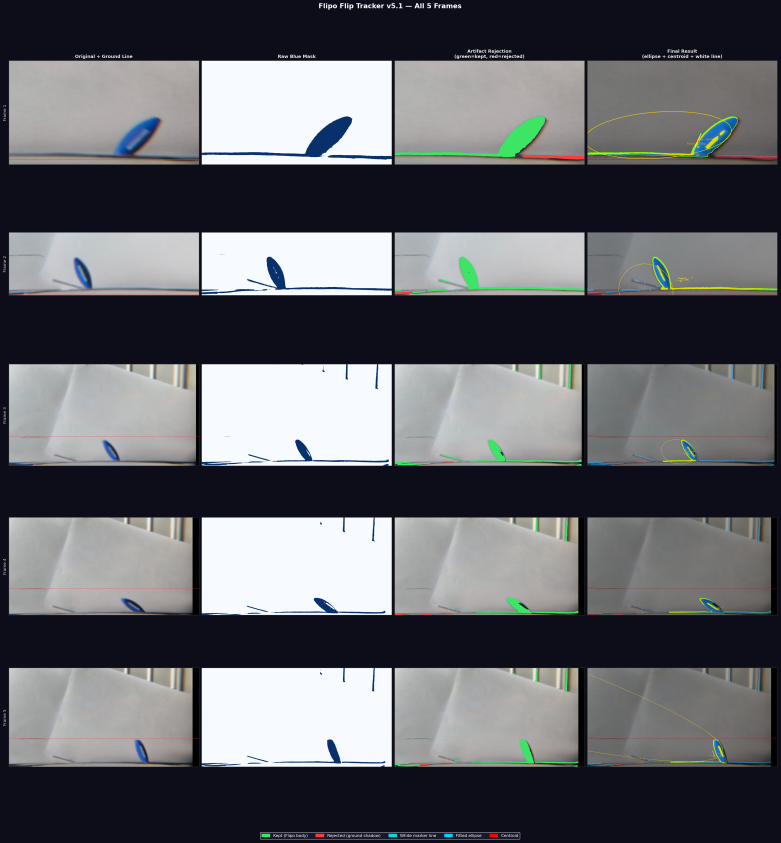
#> input picture Video_Analysis/04_Code/Blue_Video_Analysis/Flipo_v5_all_frames.png, 3122 x 3370 px (shown at 1/4 size); its folder holds only this picture in this run
$ python reproduce_blue_workflow.py --input-dir .
#> lines starting #> are read from the running program, lines starting #| are printed output that depends on the picture; after the words box and inside, x2 and y2 are one past the last pixel; in counts of white or black regions, pixels touching at a corner belong together
from __future__ import annotations

import argparse
import re
from dataclasses import dataclass
from pathlib import Path
from typing import Dict, List, Optional, Sequence, Tuple

import cv2
import numpy as np


IMAGE_EXTENSIONS = {".png", ".jpg", ".jpeg", ".bmp", ".tif", ".tiff", ".webp"}


STAGE_LABELS = [
    "Original",
    "CLAHE",
    "Blue Mask",
    "Morphology",
    "CC Reject",
    "Thickness Fix",
    "White Mask",
    "Final",
]


@dataclass
class FrameMetrics:
    source_path: Path
    ground_y: int
    blue_area: int
    morph_area: int
    kept_area: int
    rejected_area: int
    stripped_area: int
    white_area: int
    component_count: int
    centroid: Optional[Tuple[int, int]]
    ellipse_angle: Optional[float]
    marker_angle: Optional[float]
    body_found: bool
    ellipse_found: bool
    marker_found: bool


@dataclass
class FrameArtifacts:
    original: np.ndarray
    clahe: np.ndarray
    blue_mask: np.ndarray
    morph_mask: np.ndarray
    cc_overlay: np.ndarray
    thickness_overlay: np.ndarray
    white_overlay: np.ndarray
    final_overlay: np.ndarray
    metrics: FrameMetrics


def natural_key(path: Path) -> List[object]:
    parts = re.split(r"(\d+)", path.name)
    key_parts: List[object] = []
    for part in parts:
        if part.isdigit():
            key_parts.append(int(part))
        else:
            key_parts.append(part.lower())
    return key_parts


def ensure_bgr(image: np.ndarray) -> np.ndarray:
    if image.ndim == 2:
        return cv2.cvtColor(image, cv2.COLOR_GRAY2BGR)
    if image.shape[2] == 4:
        return cv2.cvtColor(image, cv2.COLOR_BGRA2BGR)
    return image


def read_image_bgr(source_path: Path) -> np.ndarray:
    raw_bytes = np.fromfile(str(source_path), dtype=np.uint8)
    if raw_bytes.size == 0:
        raise FileNotFoundError(f"Cannot read image bytes: {source_path}")
    image = cv2.imdecode(raw_bytes, cv2.IMREAD_COLOR)
#> image is the input picture: shape (3370, 3122, 3); mean B, G, R 105.2, 99.4, 98
    if image is None:
        raise FileNotFoundError(f"Cannot decode image: {source_path}")
    return image


def resize_with_padding(image: np.ndarray, target_width: int, target_height: int) -> np.ndarray:
    image = ensure_bgr(image)
    source_height, source_width = image.shape[:2]
    scale_factor = min(target_width / max(source_width, 1), target_height / max(source_height, 1))
    resized_width = max(1, int(round(source_width * scale_factor)))
    resized_height = max(1, int(round(source_height * scale_factor)))
    interpolation = cv2.INTER_AREA if scale_factor < 1.0 else cv2.INTER_CUBIC
    resized = cv2.resize(image, (resized_width, resized_height), interpolation=interpolation)

    canvas = np.zeros((target_height, target_width, 3), dtype=np.uint8)
    canvas[:] = (18, 18, 22)
    offset_x = (target_width - resized_width) // 2
    offset_y = (target_height - resized_height) // 2
    canvas[offset_y : offset_y + resized_height, offset_x : offset_x + resized_width] = resized
    return canvas


def draw_text_outline(
    image: np.ndarray,
    text: str,
    origin: Tuple[int, int],
    font_scale: float = 0.52,
    text_color: Tuple[int, int, int] = (255, 255, 255),
    thickness: int = 1,
) -> None:
    cv2.putText(
        image,
        text,
        origin,
        cv2.FONT_HERSHEY_SIMPLEX,
        font_scale,
        (0, 0, 0),
        thickness + 2,
        cv2.LINE_AA,
    )
    cv2.putText(
        image,
        text,
        origin,
        cv2.FONT_HERSHEY_SIMPLEX,
        font_scale,
        text_color,
        thickness,
        cv2.LINE_AA,
    )


def make_labeled_panel(
    image: np.ndarray,
    label: str,
    panel_width: int,
    panel_height: int,
    footer_text: Optional[str] = None,
) -> np.ndarray:
    label_height = 30
    content_height = panel_height - label_height
    content = resize_with_padding(image, panel_width, content_height)

    panel = np.zeros((panel_height, panel_width, 3), dtype=np.uint8)
    panel[:] = (12, 12, 16)
    panel[label_height:, :] = content
    cv2.rectangle(panel, (0, 0), (panel_width - 1, label_height - 1), (34, 34, 44), -1)
    cv2.rectangle(panel, (0, 0), (panel_width - 1, panel_height - 1), (90, 90, 110), 1)
    draw_text_outline(panel, label, (8, 21), font_scale=0.5)
    if footer_text:
        draw_text_outline(panel, footer_text, (8, panel_height - 8), font_scale=0.4)
    return panel


def apply_clahe(image_bgr: np.ndarray) -> np.ndarray:
    lab_image = cv2.cvtColor(image_bgr, cv2.COLOR_BGR2LAB)
#> lab_image: shape (3370, 3122, 3); mean of channels 0, 1, 2 101.2, 128.7, 124.3
    light_channel, a_channel, b_channel = cv2.split(lab_image)
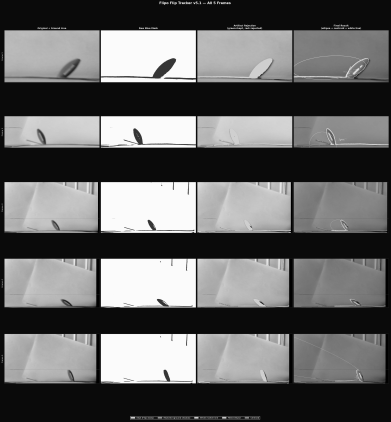
#> light_channel: shape (3370, 3122) (shown at 1/8 size); min 0, max 255, mean 101.2
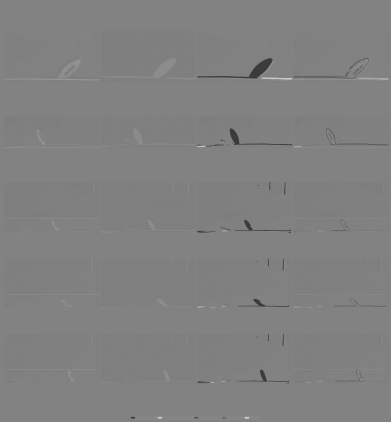
#> a_channel: shape (3370, 3122) (shown at 1/8 size); min 48, max 208, mean 128.7
    clahe = cv2.createCLAHE(clipLimit=3.0, tileGridSize=(8, 8))
    light_enhanced = clahe.apply(light_channel)
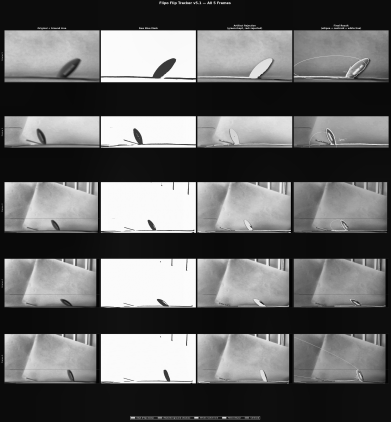
#> light_enhanced: shape (3370, 3122) (shown at 1/8 size); min 2, max 255, mean 100.1
    return cv2.cvtColor(cv2.merge([light_enhanced, a_channel, b_channel]), cv2.COLOR_LAB2BGR)


def detect_ground_line(image_bgr: np.ndarray) -> int:
    height = image_bgr.shape[0]
    gray_image = cv2.cvtColor(image_bgr, cv2.COLOR_BGR2GRAY)
    edge_image = cv2.Canny(gray_image, 30, 100)
    search_top = int(height * 0.60)
    row_strength = np.sum(edge_image[search_top:, :], axis=1)
    if row_strength.size == 0 or int(np.max(row_strength)) <= 0:
        return int(height * 0.92)
    return search_top + int(np.argmax(row_strength))


def build_blue_mask(enhanced_bgr: np.ndarray) -> np.ndarray:
    hsv_image = cv2.cvtColor(enhanced_bgr, cv2.COLOR_BGR2HSV)
#> hsv_image: shape (3370, 3122, 3); mean H, S, V 87.8, 72.9, 106.5
    lower_blue = np.array([85, 40, 40], dtype=np.uint8)
    upper_blue = np.array([140, 255, 255], dtype=np.uint8)
    return cv2.inRange(hsv_image, lower_blue, upper_blue)
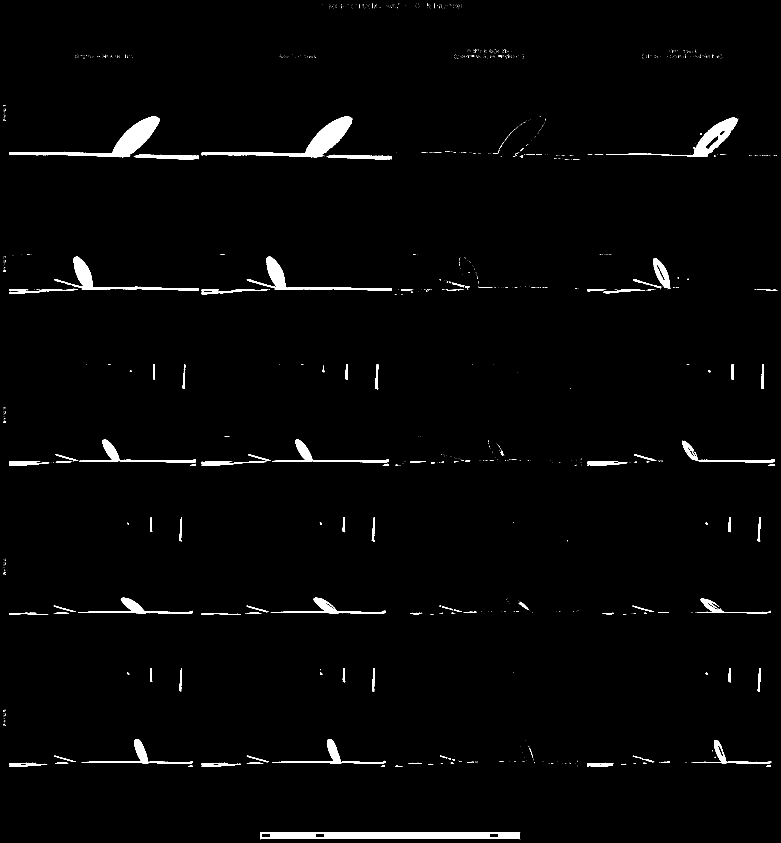
#> returned value: shape (3370, 3122) (shown at 1/4 size); 1.7% white; 1272 white regions (1098 under 20 px), largest, box (x1, y1, x2, y2) and area: (1042, 3330, 2079, 3356) 22149, (36, 465, 638, 629) 19374, (807, 465, 1410, 629) 19100


def solidify_and_cut(mask: np.ndarray) -> np.ndarray:
    close_kernel = np.ones((7, 7), np.uint8)
    erode_kernel = np.ones((5, 5), np.uint8)
    solid_mask = cv2.morphologyEx(mask, cv2.MORPH_CLOSE, close_kernel)
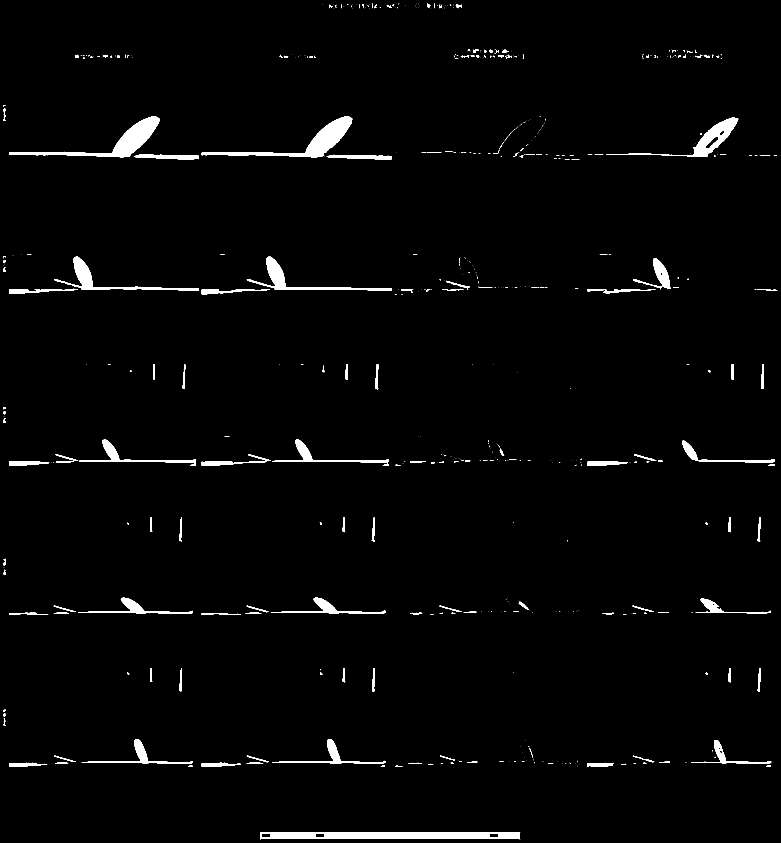
#> solid_mask: shape (3370, 3122) (shown at 1/4 size); 1.9% white; 576 white regions (382 under 20 px), largest, box (x1, y1, x2, y2) and area: (1040, 3328, 2081, 3358) 25518, (36, 465, 638, 629) 19506, (807, 465, 1410, 629) 19237
    eroded_mask = cv2.erode(solid_mask, erode_kernel, iterations=3)
#> eroded_mask: shape (3370, 3122); 0.57% white; 42 white regions (10 under 20 px), largest, box (x1, y1, x2, y2) and area: (445, 472, 631, 623) 10770, (1226, 472, 1402, 623) 10584, (1303, 3336, 1952, 3350) 9086
    return cv2.dilate(eroded_mask, erode_kernel, iterations=3)
#> returned value: shape (3370, 3122); 1.1% white; 35 white regions, largest, box (x1, y1, x2, y2) and area: (1297, 3330, 1958, 3356) 17186, (439, 466, 637, 629) 14958, (1220, 466, 1408, 629) 14652
#> (the rest of the program and of its run is left out)
